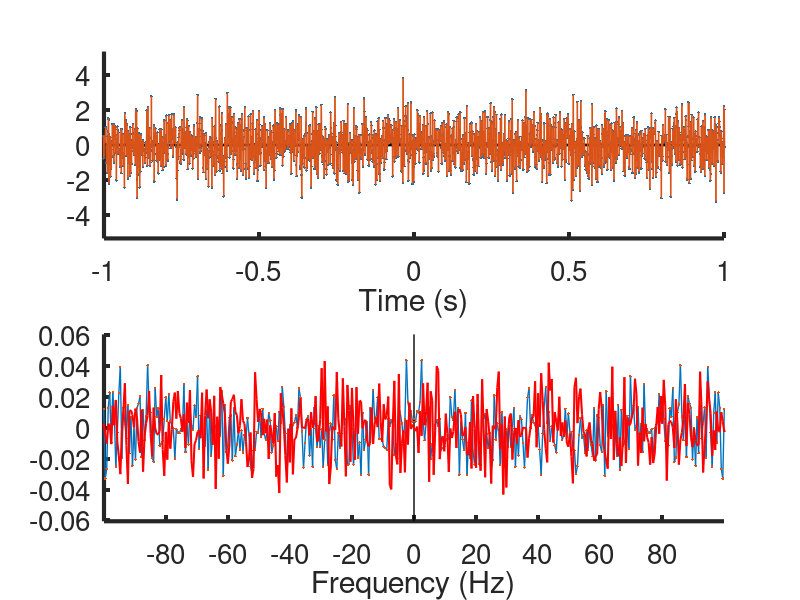
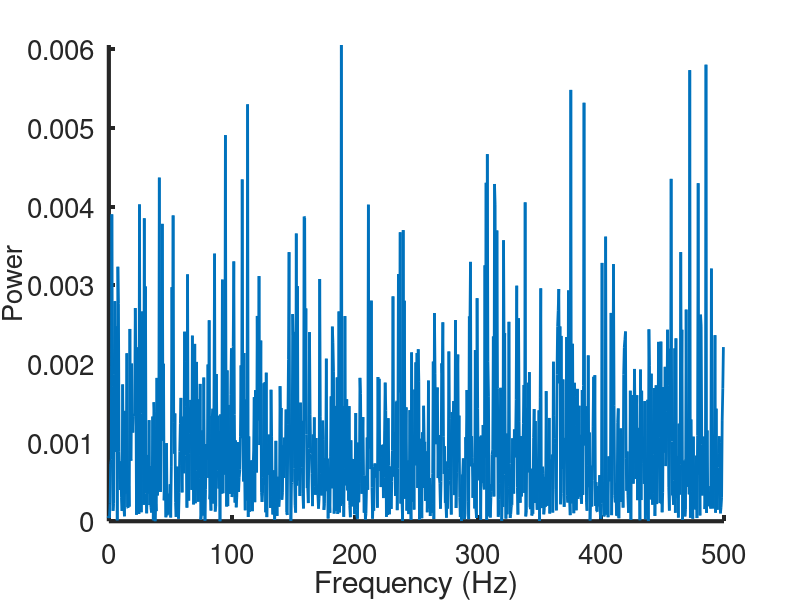
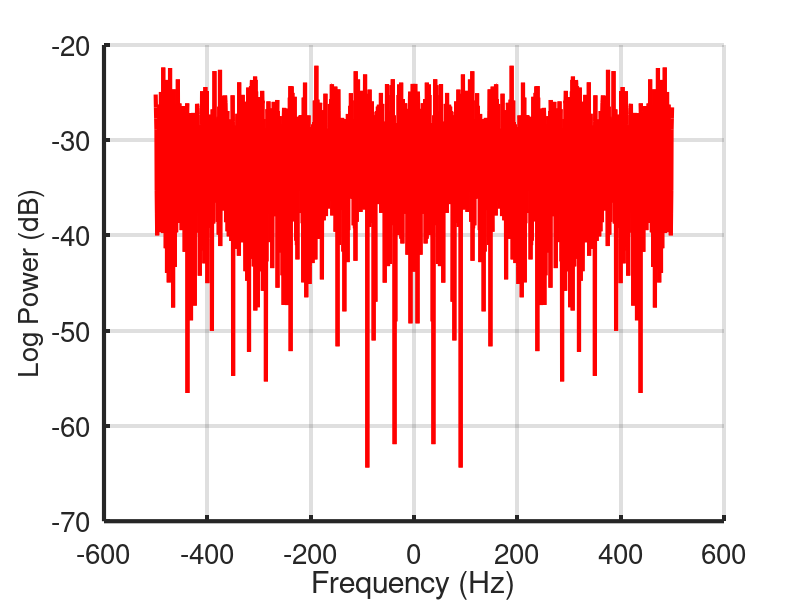

The MATLAB source for these figures, in order:
N=2048;                 % number of samples in time
                        %                     and frequency
dt=.001;                % sampling interval
Fsamp=1./dt;            % sampling frequency   
time=dt*[-N/2:N/2-1];   % timebase
%
% White noise
y=randn(1,N);   
%
%
yshft=circshift(y,[0,N/2]);     % First shift zero point from center to 
                                    % first point in the array
ffty=fft(yshft, N)/N;           % Now compute the FFT
 
Y=circshift(ffty,[0,N/2]);          % Now shift the spectrum to put zero frequency
                                    % at the middle of the array
%
Spec=2*abs(Y).^2;
%
%Compute the vector of frequencies
df=Fsamp/N;
Fvec=df*[-N/2:N/2-1];
%
%%
% Plot time-series
close all
nfig=2;
hfig = figure(1);
posi=get(hfig, 'Position');
set(hfig, 'Position', [posi(1:2) 1200 600]);
subplot(nfig,1,1)
ymax=max(abs(y));
plot(time, y,'.', 'linewidth', 1);
hold on
%plot([0,0],ymax*[-1.1,1.1],'k', 'linewidth', 1)
plot(dt*[-N/2 N/2],[0,0],'k','linewidth', 2)
plot(time,y, 'linewidth', 1);
hold off
xlim([-1,1]);
ylim(ymax*[-1.4,1.4]);
box off
set(gca, 'fontsize', 20)
set (gca, 'linewidth',3)
xlabel('Time (s)', 'fontsize', 22);
ylabel(' ', 'fontsize', 20);
title(' ', 'fontsize', 20);
set (gcf, 'color', 'w');
%
%
% Plot Fourier series
%
Ymax=max(abs(Y));
subplot(nfig,1,2)
plot(Fvec,real(Y), 'linewidth', 1);
hold on
plot([0,0],Ymax*[-1.1,1.1],'k', 'linewidth', 1)
plot(Fvec,real(Y),'.', 'linewidth', 1);
plot(Fvec,imag(Y),'r', 'linewidth', 1.5);
hold off
xlim([-100 100]);
ylim(Ymax*[-1.1,1.1]);
box off
set(gca, 'fontsize', 20)
set(gca, 'XTick',[-80:20:80])
set (gca, 'linewidth',3)
xlabel('Frequency (Hz)', 'fontsize', 22);
ylabel(' ', 'fontsize', 20);
title(' ', 'fontsize', 20);
set (gcf, 'color', 'w');


% Power spectrum linear scale
hfig=figure(2);
posi=get(hfig, 'Position');
set(hfig, 'Position', [posi(1:2) 750 300]);
plot(Fvec, Spec, 'linewidth', 2)
xlim([0 500]);
ylim([0 max(Spec)]);
set(gca, 'fontsize', 20)
set (gca, 'linewidth',3)
xlabel('Frequency (Hz)', 'fontsize', 22);
ylabel('Power', 'fontsize', 20);
title(' ', 'fontsize', 20);
box off
set(gcf, 'color', 'w');


hfig=figure(3);
posi=get(hfig, 'Position');
set(hfig, 'Position', [posi(1:2) 750 300]);
logSpec = 10*log10(Spec);
plot(Fvec, logSpec,'r', 'linewidth', 3)
%xlim([0 500]);
%ylim([-40 2]);
set(gca, 'fontsize', 20)
set (gca, 'linewidth',3)
xlabel('Frequency (Hz)', 'fontsize', 22);
ylabel('Log Power (dB)', 'fontsize', 20);
title(' ', 'fontsize', 20);
box off
grid on
set(gcf, 'color', 'w');